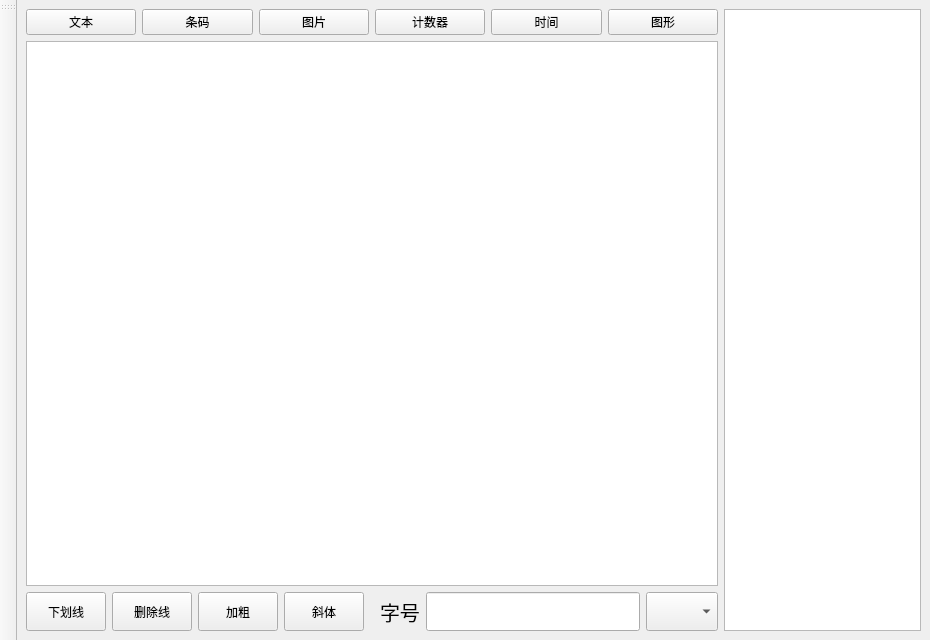
<?xml version="1.0" encoding="UTF-8"?>
<ui version="4.0">
 <class>MainWindow</class>
 <widget class="QMainWindow" name="MainWindow">
  <property name="geometry">
   <rect>
    <x>0</x>
    <y>0</y>
    <width>930</width>
    <height>640</height>
   </rect>
  </property>
  <property name="windowTitle">
   <string>MainWindow</string>
  </property>
  <property name="toolButtonStyle">
   <enum>Qt::ToolButtonTextUnderIcon</enum>
  </property>
  <widget class="QWidget" name="centralwidget">
   <layout class="QVBoxLayout" name="verticalLayout_2">
    <item>
     <layout class="QHBoxLayout" name="horizontalLayout_3">
      <item>
       <layout class="QVBoxLayout" name="verticalLayout">
        <item>
         <layout class="QHBoxLayout" name="horizontalLayout">
          <item>
           <widget class="QPushButton" name="textBtn">
            <property name="sizePolicy">
             <sizepolicy hsizetype="Preferred" vsizetype="Preferred">
              <horstretch>0</horstretch>
              <verstretch>0</verstretch>
             </sizepolicy>
            </property>
            <property name="text">
             <string>文本</string>
            </property>
           </widget>
          </item>
          <item>
           <widget class="QPushButton" name="barcodeBtn">
            <property name="sizePolicy">
             <sizepolicy hsizetype="Minimum" vsizetype="Preferred">
              <horstretch>0</horstretch>
              <verstretch>0</verstretch>
             </sizepolicy>
            </property>
            <property name="text">
             <string>条码</string>
            </property>
           </widget>
          </item>
          <item>
           <widget class="QPushButton" name="imageBtn">
            <property name="sizePolicy">
             <sizepolicy hsizetype="Minimum" vsizetype="Preferred">
              <horstretch>0</horstretch>
              <verstretch>0</verstretch>
             </sizepolicy>
            </property>
            <property name="text">
             <string>图片</string>
            </property>
           </widget>
          </item>
          <item>
           <widget class="QPushButton" name="counterBtn">
            <property name="sizePolicy">
             <sizepolicy hsizetype="Minimum" vsizetype="Preferred">
              <horstretch>0</horstretch>
              <verstretch>0</verstretch>
             </sizepolicy>
            </property>
            <property name="text">
             <string>计数器</string>
            </property>
           </widget>
          </item>
          <item>
           <widget class="QPushButton" name="timeBtn">
            <property name="sizePolicy">
             <sizepolicy hsizetype="Minimum" vsizetype="Preferred">
              <horstretch>0</horstretch>
              <verstretch>0</verstretch>
             </sizepolicy>
            </property>
            <property name="text">
             <string>时间</string>
            </property>
           </widget>
          </item>
          <item>
           <widget class="QPushButton" name="shpeBtn">
            <property name="sizePolicy">
             <sizepolicy hsizetype="Minimum" vsizetype="Preferred">
              <horstretch>0</horstretch>
              <verstretch>0</verstretch>
             </sizepolicy>
            </property>
            <property name="text">
             <string>图形</string>
            </property>
           </widget>
          </item>
         </layout>
        </item>
        <item>
         <widget class="ViewGraphics" name="graphicsView"/>
        </item>
        <item>
         <layout class="QHBoxLayout" name="horizontalLayout_2">
          <item>
           <widget class="QPushButton" name="underLineBtn">
            <property name="sizePolicy">
             <sizepolicy hsizetype="Minimum" vsizetype="Preferred">
              <horstretch>0</horstretch>
              <verstretch>0</verstretch>
             </sizepolicy>
            </property>
            <property name="text">
             <string>下划线</string>
            </property>
           </widget>
          </item>
          <item>
           <widget class="QPushButton" name="delLineBtN">
            <property name="sizePolicy">
             <sizepolicy hsizetype="Minimum" vsizetype="Preferred">
              <horstretch>0</horstretch>
              <verstretch>0</verstretch>
             </sizepolicy>
            </property>
            <property name="text">
             <string>删除线</string>
            </property>
           </widget>
          </item>
          <item>
           <widget class="QPushButton" name="blodBtn">
            <property name="sizePolicy">
             <sizepolicy hsizetype="Minimum" vsizetype="Preferred">
              <horstretch>0</horstretch>
              <verstretch>0</verstretch>
             </sizepolicy>
            </property>
            <property name="text">
             <string>加粗</string>
            </property>
           </widget>
          </item>
          <item>
           <widget class="QPushButton" name="pushButton_9">
            <property name="sizePolicy">
             <sizepolicy hsizetype="Minimum" vsizetype="Preferred">
              <horstretch>0</horstretch>
              <verstretch>0</verstretch>
             </sizepolicy>
            </property>
            <property name="text">
             <string>斜体</string>
            </property>
           </widget>
          </item>
          <item>
           <spacer name="horizontalSpacer">
            <property name="orientation">
             <enum>Qt::Horizontal</enum>
            </property>
            <property name="sizeHint" stdset="0">
             <size>
              <width>40</width>
              <height>20</height>
             </size>
            </property>
           </spacer>
          </item>
          <item>
           <widget class="QLabel" name="label">
            <property name="font">
             <font>
              <pointsize>15</pointsize>
             </font>
            </property>
            <property name="text">
             <string>字号</string>
            </property>
           </widget>
          </item>
          <item>
           <widget class="QLineEdit" name="lineEdit">
            <property name="sizePolicy">
             <sizepolicy hsizetype="Expanding" vsizetype="Preferred">
              <horstretch>0</horstretch>
              <verstretch>0</verstretch>
             </sizepolicy>
            </property>
            <property name="font">
             <font>
              <pointsize>20</pointsize>
              <bold>false</bold>
             </font>
            </property>
           </widget>
          </item>
          <item>
           <widget class="QComboBox" name="comboBox">
            <property name="sizePolicy">
             <sizepolicy hsizetype="Preferred" vsizetype="Preferred">
              <horstretch>0</horstretch>
              <verstretch>0</verstretch>
             </sizepolicy>
            </property>
           </widget>
          </item>
         </layout>
        </item>
       </layout>
      </item>
      <item>
       <widget class="QUndoView" name="undoView"/>
      </item>
     </layout>
    </item>
   </layout>
  </widget>
  <widget class="QMenuBar" name="menubar">
   <property name="geometry">
    <rect>
     <x>0</x>
     <y>0</y>
     <width>930</width>
     <height>20</height>
    </rect>
   </property>
  </widget>
  <widget class="QToolBar" name="editToolBar">
   <property name="windowTitle">
    <string>toolBar</string>
   </property>
   <attribute name="toolBarArea">
    <enum>LeftToolBarArea</enum>
   </attribute>
   <attribute name="toolBarBreak">
    <bool>false</bool>
   </attribute>
  </widget>
 </widget>
 <customwidgets>
  <customwidget>
   <class>ViewGraphics</class>
   <extends>QGraphicsView</extends>
   <header location="global">viewgraphics.h</header>
  </customwidget>
 </customwidgets>
 <resources/>
 <connections/>
</ui>
